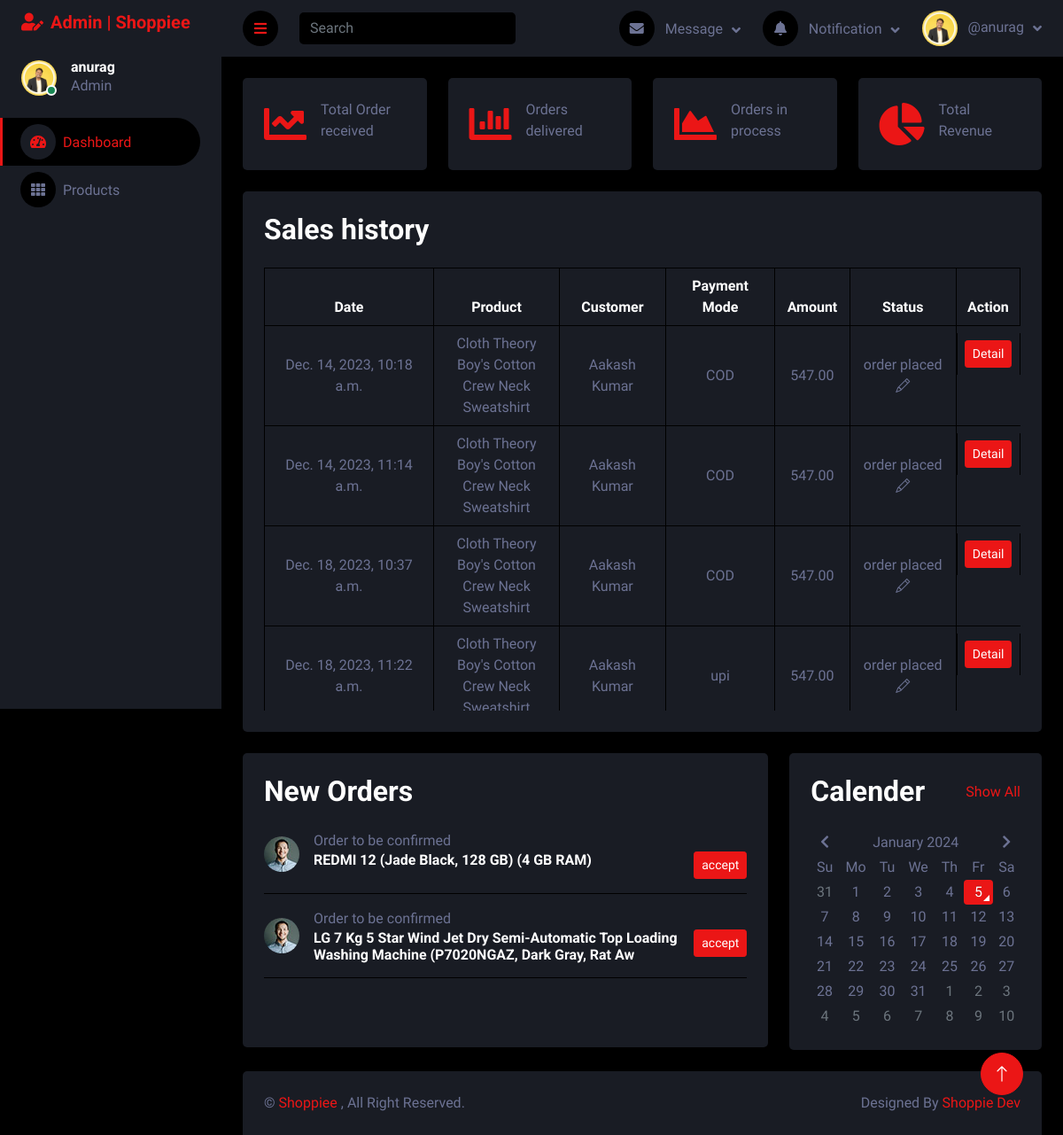
The page /admin-panel/dashboard (signed in) on the database its author committed.
### account/models.py (models this page shows)
class User(AbstractUser):
    mobile = models.CharField(max_length=20, blank=True)
    user_type = models.CharField(max_length=10, choices=user_choices, blank=True)
    profile_pic = models.ImageField(upload_to='static/', default='./static/default_profile_pic.webp', blank=True, null=True)
    objects = UserManager()
    USERNAME_FIELD = 'username'
    def __str__(self) -> str:
        return self.username

### orders/models.py (models this page shows, shortened)
class OrderItems(models.Model):
    order = models.ForeignKey(Order, on_delete=models.CASCADE)
    product = models.ForeignKey(Product, on_delete=models.CASCADE)
    quantity = models.PositiveIntegerField()
    status = models.CharField(max_length=255, default='waiting for confirmation')

class Order(models.Model):
    user = models.ForeignKey(User, on_delete=models.CASCADE)
    delivery_address = models.ForeignKey(Address, on_delete=models.SET_NULL, null=True)
    order_date = models.DateTimeField(auto_now_add=True)
    total_bill = models.IntegerField(blank=True, null=True)
    transaction_id = models.CharField(max_length=100, blank=True)
    payment_method = models.CharField(max_length=20, choices=payment_choices)
    is_delivered = models.BooleanField(default=False)
    is_confirmed = models.BooleanField(default=False)

### product/models.py (models this page shows, shortened)
class Product(models.Model):
    product_name = models.CharField(max_length=100)
    product_desc = models.CharField(max_length=600)
    category = models.ForeignKey(ProductCategory, on_delete=models.SET_NULL, null=True)
    brand = models.ForeignKey(Brand, on_delete=models.SET_NULL, null=True)
    color = models.ForeignKey(Color, on_delete=models.SET_NULL, null=True, blank=True)
    mdl = models.ForeignKey(Mdl, on_delete=models.CASCADE, null=True, blank=True)
    price = models.DecimalField(max_digits=10, decimal_places=2)
    user = models.ForeignKey(User, on_delete=models.CASCADE)
    stock_quantity = models.PositiveIntegerField()
    image1 = models.ImageField(upload_to = 'static/')
    image2 = models.ImageField(upload_to = 'static/')
    image3 = models.ImageField(upload_to = 'static/')
    image4 = models.ImageField(upload_to = 'static/', blank=True)
    image5 = models.ImageField(upload_to = 'static/', blank=True)

### orders/views.py (the view)
# urls.py: path('admin-panel/dashboard', views.admin_home),
@login_required(login_url='/adminlogin')
def admin_home(request):
    return render(request, 'admin_template/index.html', {'order_detail' : OrderItems.objects.filter(product__user=request.user)})

### templates/admin_template/index.html (shortened to what this page needs)
{% extends './adminBase.html' %}
{% load static %}
{% block content %}
<div class="container-fluid pt-4 px-4">
    <div class="row g-4">
        <div class="col-sm-6 col-xl-3">
            <div class="bg-secondary rounded d-flex align-items-center justify-content-between p-4">
                <i class="fa fa-chart-line fa-3x text-primary"></i>
                <div class="ms-3">
                    <p class="mb-2">Total Order received</p>
                </div>
            </div>
        </div>
        <div class="col-sm-6 col-xl-3">
            <div class="bg-secondary rounded d-flex align-items-center justify-content-between p-4">
                <i class="fa fa-chart-bar fa-3x text-primary"></i>
                <div class="ms-3">
                    <p class="mb-2">Orders delivered</p>
                </div>
            </div>
        </div>
        <div class="col-sm-6 col-xl-3">
            <div class="bg-secondary rounded d-flex align-items-center justify-content-between p-4">
                <i class="fa fa-chart-area fa-3x text-primary"></i>
                <div class="ms-3">
                    <p class="mb-2">Orders in process</p>
                </div>
            </div>
        </div>
        <div class="col-sm-6 col-xl-3">
            <div class="bg-secondary rounded d-flex align-items-center justify-content-between p-4">
                <i class="fa fa-chart-pie fa-3x text-primary"></i>
                <div class="ms-3">
                    <p class="mb-2">Total Revenue</p>
                </div>
            </div>
        </div>
    </div>
</div>
<div class="container-fluid pt-4 px-4">
    <div class="bg-secondary text-center rounded p-4">
        <div class="d-flex align-items-center justify-content-between mb-4">
            <h2 class="mb-0">Sales history</h2>
        </div>
        <div class="table-responsive" style="height: 500px; overflow: auto;">
            <table id="orderTable" class="table text-start align-middle table-bordered table-hover mb-0">
                <thead>
                    <tr class="text-white">
                        <th scope="col" class="text-center">Date</th>
                        <th scope="col" class="col-2 text-center">Product</th>
                        <th scope="col" class="text-center">Customer</th>
                        <th scope="col" class="text-center">Payment Mode</th>
                        <th scope="col" class="text-center">Amount</th>
                        <th scope="col" class="text-center">Status</th>
                        <th scope="col" class="text-center">Action</th>
                    </tr>
                </thead>
                <tbody>
                    {% for order in order_detail %}
                    {% if order.status != 'waiting for confirmation' %}
                        <tr>
                            <td class="text-center">{{order.order.order_date}}</td>
                            <td class="text-center"><a href="/add-product/{{user}}/{{order.product.id}}" class="text-light">{{order.product.product_name}}</a></td>
                            <td class="text-center">{{order.order.user.first_name}} {{order.order.user.last_name}}</td>
                            <td class="text-center">{{order.order.payment_method}}</td>
                            <td class="text-center price">{{order.product.price}}</td>
                            <td class="text-center status" data-order-id={{order.id}} data-order-status="{{order.status}}">{{order.status}}<i class="bi bi-pencil"  data-bs-toggle="modal" data-bs-target="#myModal"></i></td>
                            <td class="d-flex justify-content-center mt-2"><a class="btn btn-sm btn-primary" href="/admin-order/{{user}}/{{order.order.id}}">Detail</a></td>
                        </tr>
                    {% endif %}
                    {% endfor %}
                </tbody>
            </table>
        </div>
    </div>
</div>
<div class="container-fluid pt-4 px-4">
    <div class="row g-4">
        <div class="col-sm-12 col-md-8 col-xl-8">
            <div class="bg-secondary rounded p-4" style="height: 332px; overflow: auto;">
                <div class="d-flex align-items-center justify-content-between mb-2">
                    <h2 class="mb-0">New Orders</h2>
                </div>
                {% for order in order_detail %}
                    {% if order.status == 'waiting for confirmation' %}
                        <div class="pending-order d-flex align-items-center border-bottom py-3">
                            <img class="rounded-circle flex-shrink-0" src="{% static 'img2/user.jpg' %}" alt=""
                                style="width: 40px; height: 40px;">
                                <div class="w-100 ms-3">
                                <span>Order to be confirmed</span>
                                <div class="d-flex w-100 justify-content-between">
                                    <h6 class="mb-0">{{order.product.product_name}}</h6>
                                    <small><button data-order-id="{{order.id}}" data-order-status="order placed" class="cnf-order  btn btn-primary btn-sm">accept</button></small>
                                </div>
                            </div>
                        </div>
                    {% endif %}
                {% endfor %}
            </div>
        </div>
        <div class="col-sm-12 col-md-4 col-xl-4">
            <div class="h-100 bg-secondary rounded p-4">
                <div class="d-flex align-items-center justify-content-between mb-4">
                    <h2 class="mb-0">Calender</h2>
                    <a href="">Show All</a>
                </div>
                <div id="calender"></div>
            </div>
        </div>
    </div>
</div>
{% endblock %}

### templates/admin_template/adminBase.html (shortened to what this page needs)
{% load static %}
<!DOCTYPE html>
<html lang="en">
<head>
    <link href="https://cdnjs.cloudflare.com/ajax/libs/font-awesome/5.10.0/css/all.min.css" rel="stylesheet">
    <link href="https://cdn.jsdelivr.net/npm/bootstrap-icons@1.4.1/font/bootstrap-icons.css" rel="stylesheet">
    <link href="{% static 'lib/owlcarousel/assets/owl.carousel.min.css' %}" rel="stylesheet">
    <link href="{% static 'lib/tempusdominus/css/tempusdominus-bootstrap-4.min.css' %}" rel="stylesheet" />
    <link href="{% static 'css2/bootstrap.min.css' %}" rel="stylesheet">
    <link href="{% static 'css2/style.css' %}" rel="stylesheet">
    <link rel="stylesheet" type="text/css" href="{% static 'toastr/toastr.min.css' %}" media="all">
</head>
<body>
    <div class="container-fluid position-relative d-flex p-0">
        <div class="sidebar pe-4 pb-3">
            <nav class="navbar bg-secondary navbar-dark">
                <a href="/admin-panel/dashboard" class="navbar-brand mx-4 mb-3">
                    <h5 class="text-primary"><i class="fa fa-user-edit me-2"></i>Admin | Shoppiee </h5>
                </a>
                <div class="d-flex align-items-center ms-4 mb-4">
                    <div class="position-relative">
                        <img class="rounded-circle" src="{{user.profile_pic.url}}" onerror="this.onerror=null; this.src='https://www.google.com/url?sa=i&url=https%3A%2F%2Fwww.shutterstock.com%2Fsearch%2Fblank-profile&psig=AOvVaw3FuNikT9O3cQ87g4xchMhk&ust=1703055640383000&source=images&cd=vfe&ved=0CBIQjRxqFwoTCIi4-uX2moMDFQAAAAAdAAAAABAE'" alt="" style="width: 40px; height: 40px;">
                        <div class="bg-success rounded-circle border border-2 border-white position-absolute end-0 bottom-0 p-1"></div>
                    </div>
                    <div class="ms-3">
                        <h6 class="mb-0">{{user}}</h6>
                        <span>Admin</span>
                    </div>
                </div>
                <div class="navbar-nav w-100">
                    <a href="/admin-panel/dashboard" class="nav-item nav-link" id="dashboard"><i class="fa fa-tachometer-alt me-2"></i>Dashboard</a>
                    <a href="/seller-inventory" class="nav-item nav-link" id="seller-inventory"><i class="fa fa-th me-2"></i>Products</a>
                </div>
            </nav>
        </div>
        <div class="content">
            <nav class="navbar navbar-expand bg-secondary navbar-dark sticky-top px-4 py-0">
                <a href="#" class="sidebar-toggler flex-shrink-0">
                    <i class="fa fa-bars"></i>
                </a>
                <form class="d-none d-md-flex ms-4">
                    <input class="form-control bg-dark border-0" type="search" placeholder="Search">
                </form>
                <div class="navbar-nav align-items-center ms-auto">
                    <div class="nav-item dropdown">
                        <a href="#" class="nav-link dropdown-toggle" data-bs-toggle="dropdown">
                            <i class="fa fa-envelope me-lg-2"></i>
                            <span class="d-none d-lg-inline-flex">Message</span>
                        </a>
                    </div>
                    <div class="nav-item dropdown">
                        <a href="#" class="nav-link dropdown-toggle" data-bs-toggle="dropdown">
                            <i class="fa fa-bell me-lg-2"></i>
                            <span class="d-none d-lg-inline-flex">Notification</span>
                        </a>
                    </div>
                    <div class="nav-item dropdown">
                        <a href="#" class="nav-link dropdown-toggle" data-bs-toggle="dropdown">
                            <img class="rounded-circle me-lg-2" src="{{user.profile_pic.url}}" alt="" style="width: 40px; height: 40px;">
                            <span class="d-none d-lg-inline-flex">@{{user}}</span>
                        </a>
                    </div>
                </div>
            </nav>
                {% block content %}
                {% endblock %}
            <div class="container-fluid pt-4 px-4">
                <div class="bg-secondary rounded-top p-4">
                    <div class="row">
                        <div class="col-12 col-sm-6 text-center text-sm-start">
                            &copy; <a href="#">Shoppiee </a>, All Right Reserved.
                        </div>
                        <div class="col-12 col-sm-6 text-center text-sm-end">
                            Designed By <a href="#">Shoppie Dev</a>
                        </div>
                    </div>
                </div>
            </div>
        </div>
        <a href="#" class="btn btn-lg btn-primary btn-lg-square back-to-top"><i class="bi bi-arrow-up"></i></a>
    </div>
</body>
</html>

### static/css2/style.css (style rules this page uses)
:root { --primary: #EB1616; --secondary: #191C24; --light: #6C7293; --dark: #000000; }
.back-to-top { position: fixed; display: none; right: 45px; bottom: 45px; z-index: 99; }
.btn { transition: .5s; }
.btn-lg-square { width: 48px; height: 48px; }
.btn-square, .btn-sm-square, .btn-lg-square { padding: 0; display: inline-flex; align-items: center; justify-content: center; font-weight: normal; border-radius: 50px; }
.sidebar { position: fixed; top: 0; left: 0; bottom: 0; width: 250px; height: 100vh; overflow-y: auto; background: var(--secondary); transition: 0.5s; z-index: 999; }
.content { margin-left: 250px; min-height: 100vh; background: var(--dark); transition: 0.5s; }
@media (min-width: 992px) { .sidebar { margin-left: 0; } }
@media (min-width: 992px) { .content { width: calc(100% - 250px); } }
.sidebar .navbar .navbar-nav .nav-link { padding: 7px 20px; color: var(--light); font-weight: 500; border-left: 3px solid var(--secondary); border-radius: 0 30px 30px 0; outline: none; }
.sidebar .navbar .navbar-nav .nav-link:hover, .sidebar .navbar .navbar-nav .nav-link.active { color: var(--primary); background: var(--dark); border-color: var(--primary); }
.sidebar .navbar .navbar-nav .nav-link i { width: 40px; height: 40px; display: inline-flex; align-items: center; justify-content: center; background: var(--dark); border-radius: 40px; }
.sidebar .navbar .navbar-nav .nav-link:hover i, .sidebar .navbar .navbar-nav .nav-link.active i { background: var(--secondary); }
.content .navbar .navbar-nav .nav-link { margin-left: 25px; padding: 12px 0; color: var(--light); outline: none; }
.content .navbar .sidebar-toggler, .content .navbar .navbar-nav .nav-link i { width: 40px; height: 40px; display: inline-flex; align-items: center; justify-content: center; background: var(--dark); border-radius: 40px; }
.content .navbar .dropdown-toggle::after { margin-left: 6px; vertical-align: middle; border: none; content: "\f107"; font-family: "Font Awesome 5 Free"; font-weight: 900; transition: .5s; }

### templates/admin_template/adminBase.html (style rules this page uses)
img { max-width: 100%; height: auto; }

### rows shown on the page
User: profile_pic (picture), username "anurag"
OrderItems: order.order_date "Dec. 14, 2023, 10:18 a.m.", product.product_name "Cloth Theory Boy's Cotton Crew Neck Sweatshirt", order.user.first_name "Aakash", order.user.last_name "Kumar", order.payment_method "COD", product.price "547.00", status "order placed"
OrderItems: order.order_date "Dec. 14, 2023, 11:14 a.m.", product.product_name "Cloth Theory Boy's Cotton Crew Neck Sweatshirt", order.user.first_name "Aakash", order.user.last_name "Kumar", order.payment_method "COD", product.price "547.00", status "order placed"
OrderItems: order.order_date "Dec. 18, 2023, 10:37 a.m.", product.product_name "Cloth Theory Boy's Cotton Crew Neck Sweatshirt", order.user.first_name "Aakash", order.user.last_name "Kumar", order.payment_method "COD", product.price "547.00", status "order placed"
OrderItems: order.order_date "Dec. 18, 2023, 11:22 a.m.", product.product_name "Cloth Theory Boy's Cotton Crew Neck…", order.user.first_name "Aakash", order.user.last_name "Kumar", order.payment_method "upi", product.price "547.00", status "order placed"
OrderItems: product.product_name "REDMI 12 (Jade Black, 128 GB) (4 GB RAM)"
OrderItems: product.product_name "LG 7 Kg 5 Star Wind Jet Dry Semi-Automatic Top Loading Washing Machine (P7020NGAZ, Dark Gray, Rat Aw"
